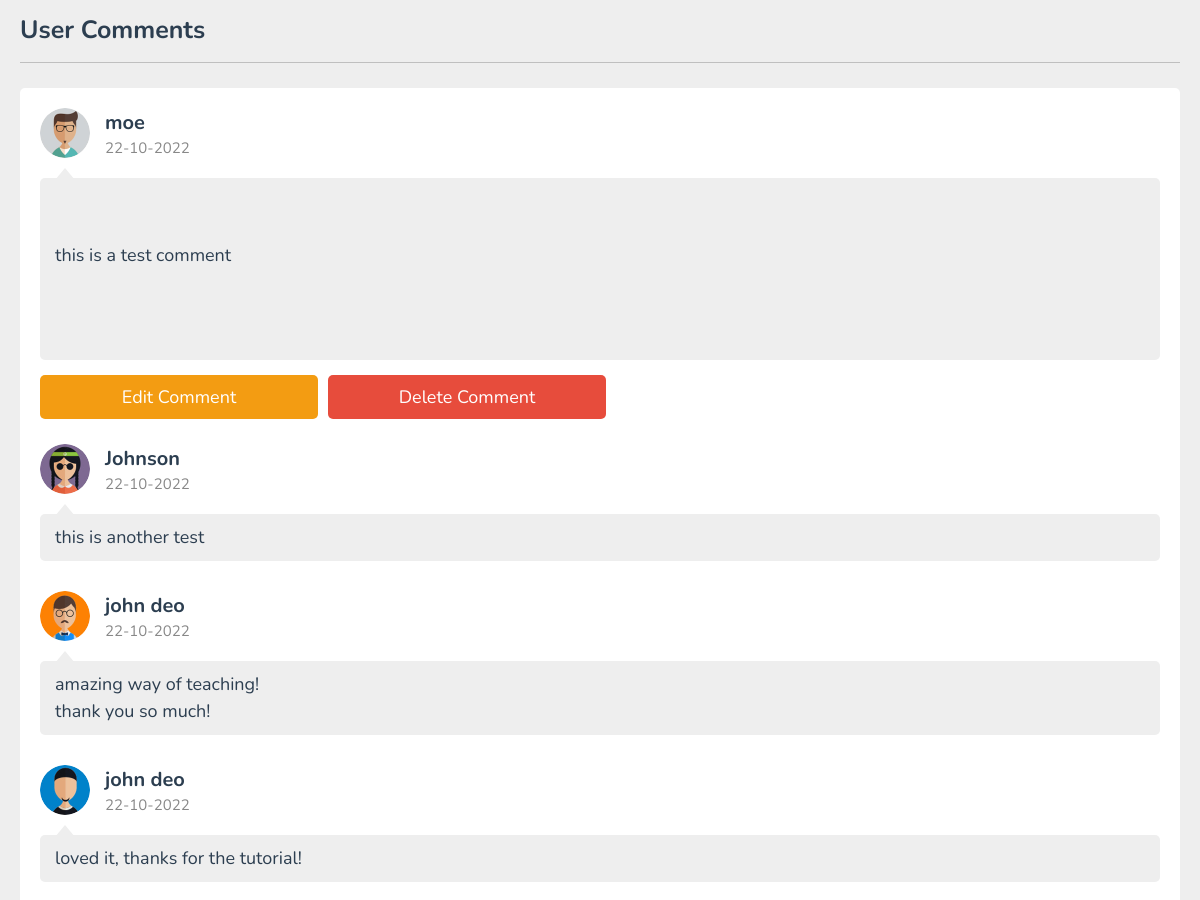
Page /watchvideo/6/ (signed in, middle part) on the earlier database version.
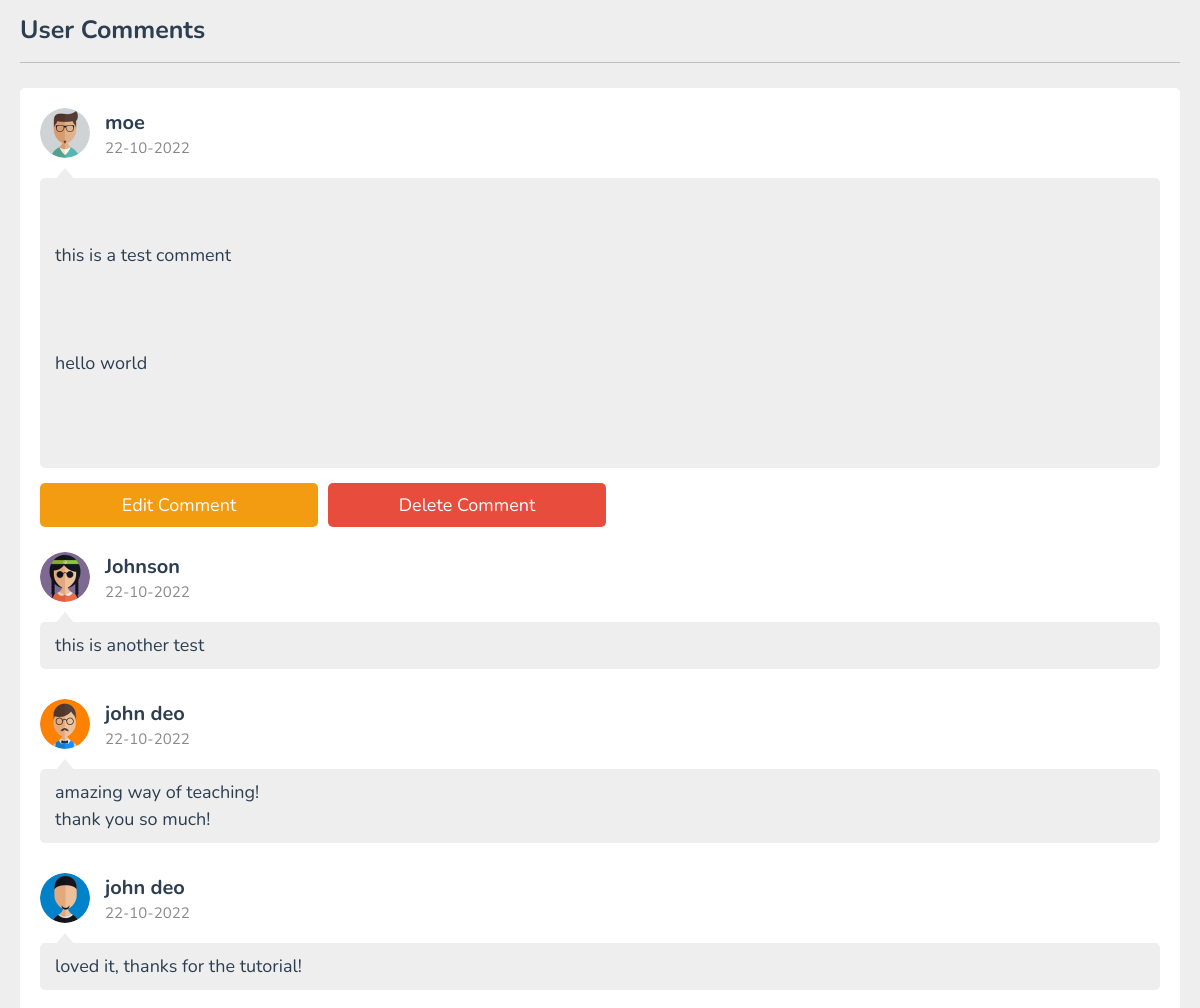
Same page on the later database version.
### appname/models.py (models this page shows)
class Comments(models.Model):
    student = models.ForeignKey(Student, on_delete=models.CASCADE)
    lesson = models.ForeignKey(Lesson, on_delete=models.CASCADE)
    comment_text = models.TextField()

### register/models.py (models this page shows)
class CustomUser(AbstractUser):
    class Role(models.TextChoices):
        STUDENT = "STUDENT", "Student"
        TEACHER = "TEACHER", "Teacher"
    role = models.CharField(max_length=50, choices=Role.choices)

### appname/views.py (the view, shortened to what this page needs)
# urls.py: path('watchvideo/<int:lesson_id>/', views.watchvideo, name='watchvideo'),
@login_required
def watchvideo(request,lesson_id=1):
    lesson = Lesson.objects.get(pk=lesson_id)
    comments = Comments.objects.filter(lesson=lesson)
    comment_user = Comments.objects.filter(student=request.user)
    context = {
        'lesson': lesson,
        'comments' : comments,
        'comment_user' : comment_user,
    }
    template_name = 'watchvideo'
    return render(request, template_paths[template_name],context)

### appname/models.py (called while the page is built)
    def __str__(self):
        return self.username

    def __str__(self):
        return self.username

### appname/templates/watchvideo.html (shortened to what this page needs)
{% load static %}
<!DOCTYPE html>
<html lang="en">
<head>
   <link rel="stylesheet" href="https://cdnjs.cloudflare.com/ajax/libs/font-awesome/6.1.2/css/all.min.css">
   <link rel="stylesheet" href="{% static 'css/style.css' %}">
</head>
<body>
   <section class="comments">
      <br>
      <h1 class="heading">user comments</h1>
      <div class="box-container">
         <div class="box">
            <div class="user">
               <img src="{% static 'images/pic-1.jpg' %}" alt="">
               <div>
                  <h3>{{request.user.username}}</h3>
                  <span>22-10-2022</span>
               </div>
            </div>
            <div class="comment-box">
               {% for comment in comment_user %}
                  <p>{{ comment.comment_text|safe }}</p><br>
               {% endfor %}
            </div>
            <form action="" class="flex-btn">
               <input type="" value="edit comment" name="edit_comment" class="inline-option-btn">
               <input type="" value="delete comment" name="delete_comment" class="inline-delete-btn">
            </form>
         </div>
         {% for comment in comments %}
         <div class="box">
            <div class="user">
               <img src="{% static 'images/pic-2.jpg' %}" alt="">
               <div>
                  <h3>{{ comment.student }}</h3>
                  <span>22-10-2022</span>
               </div>
            </div>
            <div class="comment-box">{{ comment.comment_text|safe }} </div>
         </div>
         {% endfor %}
         <div class="box">
            <div class="user">
               <img src="{% static 'images/pic-3.jpg' %}" alt="">
               <div>
                  <h3>john deo</h3>
                  <span>22-10-2022</span>
               </div>
            </div>
            <div class="comment-box">amazing way of teaching!
               thank you so much!
            </div>
         </div>
         <div class="box">
            <div class="user">
               <img src="{% static 'images/pic-4.jpg' %}" alt="">
               <div>
                  <h3>john deo</h3>
                  <span>22-10-2022</span>
               </div>
            </div>
            <div class="comment-box">loved it, thanks for the tutorial!</div>
         </div>
      </div>
   </section>
</body>
</html>

Differences in the rows shown:
added Comments: comment_text "hello world", shown under "moe"
